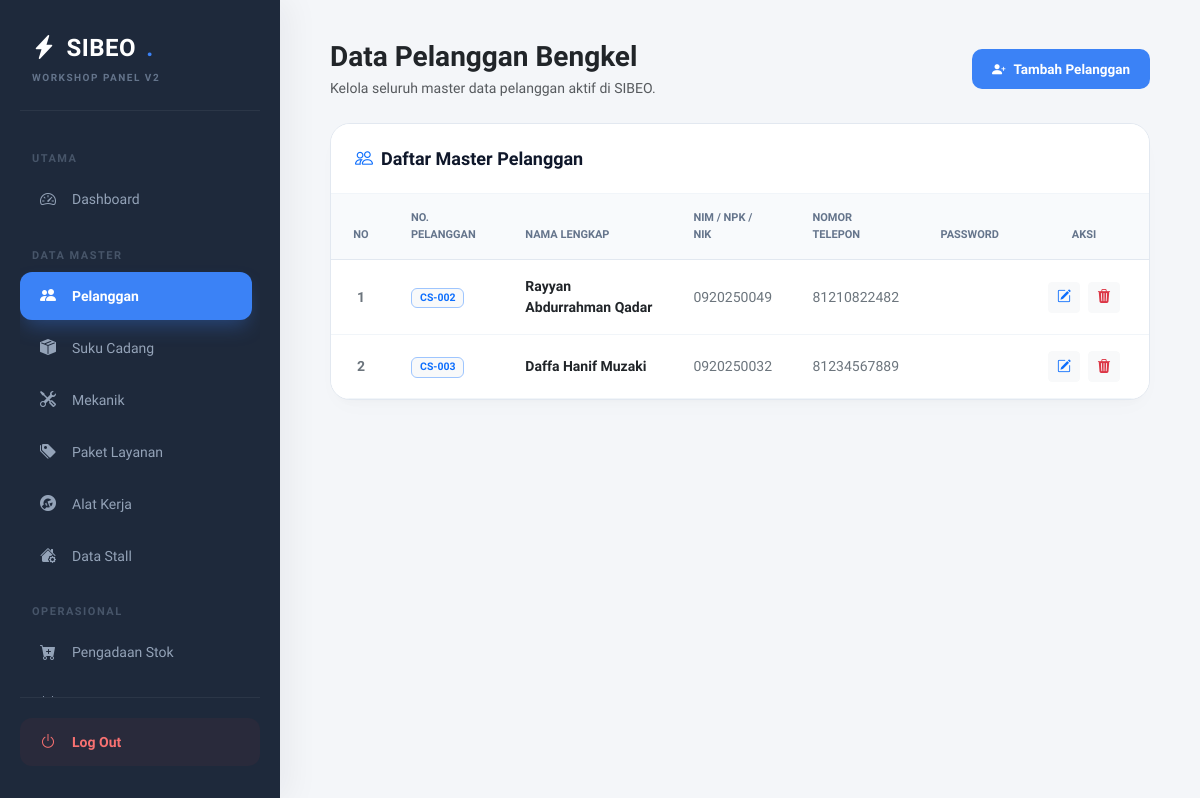
The page /admin/pelanggan.php on the database as committed earlier.
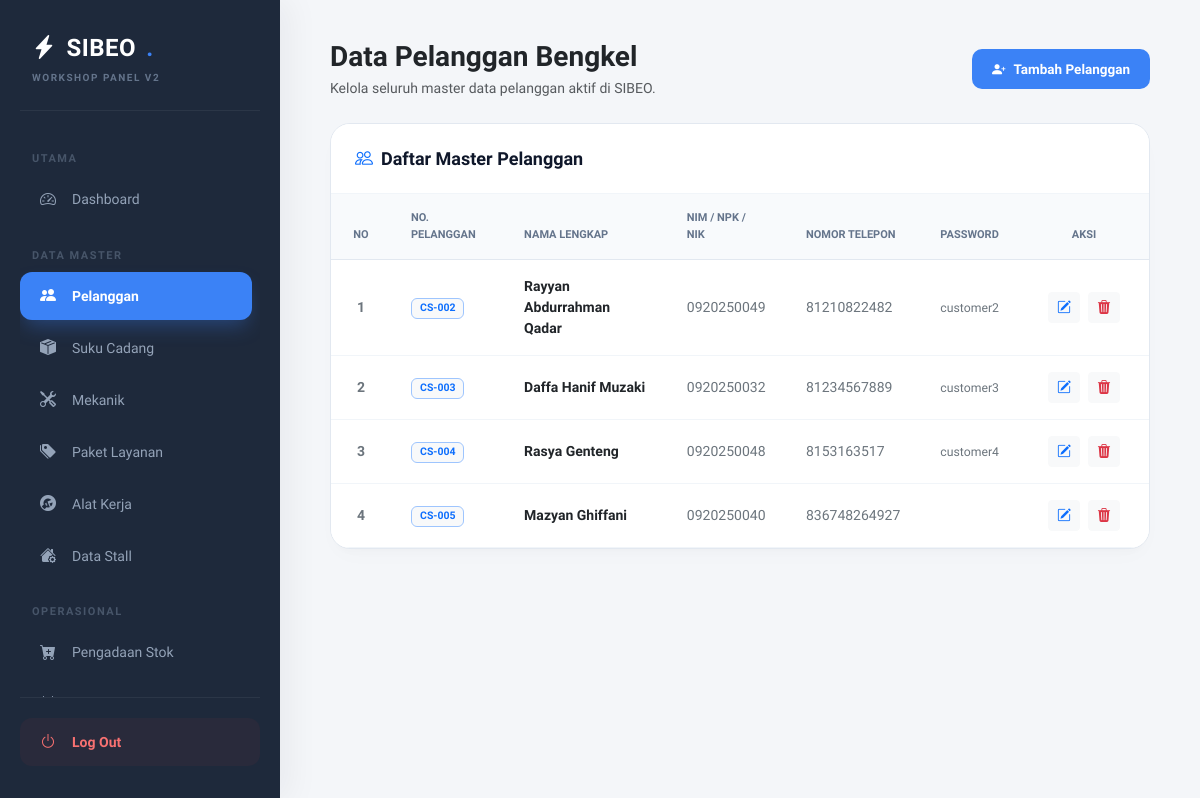
The same page on the database as committed later.
### tables this page shows
CREATE TABLE `tbl_pelanggan` (
  `id_pelanggan` int(11) NOT NULL,
  `nomor_pelanggan` varchar(20) NOT NULL,
  `nama_lengkap` varchar(100) NOT NULL,
  `nik` varchar(16) NOT NULL,
  `no_telepon` varchar(15) NOT NULL,
  `email` varchar(100) NOT NULL,
  `alamat` text NOT NULL,
  `password` varchar(50) NOT NULL,
  `status` enum('aktif','nonaktif') NOT NULL DEFAULT 'aktif',
  `created_at` timestamp NOT NULL DEFAULT current_timestamp()
);

### admin/pelanggan.php (the view, shortened to what the changed rows need)
<?php
include "../config/koneksi.php";
function safe_text($value) {
    return htmlspecialchars((string)$value, ENT_QUOTES, 'UTF-8');
}
?>
<!DOCTYPE html>
<html lang="id">
<head>
    <link href="https://cdn.jsdelivr.net/npm/bootstrap@5.3.0/dist/css/bootstrap.min.css" rel="stylesheet">
    <link rel="stylesheet" href="https://cdn.jsdelivr.net/npm/bootstrap-icons@1.11.1/font/bootstrap-icons.css">
</head>
<body>
<div class="layout-wrapper">
    <div class="main-canvas">
        <div class="data-card-premium">
            <div class="table-responsive">
                <table class="table table-hover table-premium align-middle mb-0">
                    <thead>
                        <tr>
                            <th style="width: 60px;" class="text-center">No</th>
                            <th>No. Pelanggan</th>
                            <th>Nama Lengkap</th>
                            <th>NIM / NPK / NIK</th>
                            <th>Nomor Telepon</th>
                            <th>Password</th>
                            <th style="width: 130px;" class="text-center">Aksi</th>
                        </tr>
                    </thead>
                    <tbody>
                        <?php
                        $no = 1;
                        $query_pelanggan = mysqli_query($koneksi, "SELECT * FROM tbl_pelanggan ORDER BY id_pelanggan ASC");
                        if ($query_pelanggan && mysqli_num_rows($query_pelanggan) > 0) {
                            while ($data = mysqli_fetch_assoc($query_pelanggan)) {
                                ?>
                                <tr>
                                    <td class="text-center text-secondary fw-semibold"><?= $no++; ?></td>
                                    <td><span class="badge bg-light text-primary border border-primary-subtle px-2 py-1 fw-bold"><?= safe_text($data['nomor_pelanggan']); ?></span></td>
                                    <td><strong class="text-dark"><?= safe_text($data['nama_lengkap']); ?></strong></td>
                                    <td><span class="text-secondary"><?= safe_text($data['nik']); ?></span></td>
                                    <td><span class="text-secondary"><?= safe_text($data['no_telepon']); ?></span></td>
                                    <td><code class="text-secondary"><?= safe_text($data['password']); ?></code></td>
                                    <td class="text-center">
                                        <div class="d-flex justify-content-center gap-2">
                                            <button type="button"
                                                    class="btn btn-sm btn-light text-primary fw-bold px-2 btn-edit-trigger"
                                                    data-id="<?= $data['id_pelanggan']; ?>"
                                                    data-nopel="<?= safe_text($data['nomor_pelanggan']); ?>"
                                                    data-nama="<?= safe_text($data['nama_lengkap']); ?>"
                                                    data-nik="<?= safe_text($data['nik']); ?>"
                                                    data-telp="<?= safe_text($data['no_telepon']); ?>"
                                                    data-pass="<?= safe_text($data['password']); ?>"
                                                    data-bs-toggle="modal"
                                                    data-bs-target="#modalEdit">
                                                <i class="bi bi-pencil-square"></i>
                                            </button>
                                            <a href="pelanggan.php?hapus=<?= $data['id_pelanggan']; ?>" class="btn btn-sm btn-light text-danger fw-bold px-2" onclick="return confirm('Hapus data pelanggan ini?')">
                                                <i class="bi bi-trash3-fill"></i>
                                            </a>
                                        </div>
                                    </td>
                                </tr>
                                <?php
                            }
                        } else {
                            echo "<tr><td colspan='7' class='text-center text-muted py-5 small'><i class='bi bi-folder-x d-block fs-2 mb-2 opacity-50'></i>Belum ada data pelanggan di database.</td></tr>";
                        }
                        ?>
                    </tbody>
                </table>
            </div>
        </div>
    </div>
</div>
</body>
</html>

Rows that differ between the two databases and show on the page:
changed tbl_pelanggan "Rayyan Abdurrahman Qadar": password (not shown) → "customer2"
changed tbl_pelanggan "Daffa Hanif Muzaki": password (not shown) → "customer3"
added tbl_pelanggan: nomor_pelanggan "CS-004", nama_lengkap "Rasya Genteng", nik "0920250048", no_telepon "8153163517", password "customer4"
added tbl_pelanggan: nomor_pelanggan "CS-005", nama_lengkap "Mazyan Ghiffani", nik "0920250040", no_telepon "836748264927"
